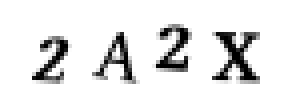
#> input picture Presentaciones/ITLASecurityFest2019/img/2A2X.png, 72 x 24 px, found by its file name (shown 4 times larger)
$ jupyter execute 'Parte 1.ipynb'   (shell and % lines are left out)
#> lines starting #> are read from the running program, lines starting #| are printed output that depends on the picture; after the words box and inside, x2 and y2 are one past the last pixel; in counts of white or black regions, pixels touching at a corner belong together
# # ITLA Security Fest
# # Pentesting Utilizando Inteligencia Artificial

El objetivo de este taller es aplicar el uso de la inteligencia artificial (Deep Learning) para resolver captchas y poder automatizar la enumeración o explotación de servicios que tengan este control de seguridad.

Esta presentación está basada en la investigación realizada por
Adam Geitgey https://medium.com/@ageitgey/how-to-break-a-captcha-system-in-15-minutes-with-machine-learning-dbebb035a710

Este ejercicio nos permitirá resolver los captchas utilizando Deep Learning.

# Introducción

El método que utilizaremos aplica para la resolver el captcha del componente "Really Simple CAPTCHA", un pluging de wordpress que es utilizado en más de un millon de paginas web.

**Nota**: Si bien es cierto que el metodo puede ser utilizado para resolver otros captchas, solamente ha sido probado para resolver imagenes de este pluging y posiblemente necesite adecuaciones para resolver otros captchas.

Para poder utilizar Deep Learning necesitaremos completar el siguiente proceso:

**1. Extraer cada letra/número de las imagenes del repositorio "Really Simple CAPTCHA"**, guardarlas para entrenar nuestro modelo.Cada imagen tiene 4 letras y/o números:

**2. Entrenar el modelo utilizando las imagenes individuales.**

**3. Utilizar el modelo para resolver captchas.**

# 1. - Extraer las Imagenes

Para entrenar nuestro modelo de deep learning, necesitamos enseñarle cómo se ve un número (1-9) y cómo se ven las letras del alfabeto (A-Z). Excluiremos el 0 y la i, ya que el programa de Really Simple Captcha no las utiliza, para evitar confusiones.

Haremos el ejercicio con una imagen para explicar el concepto y luego verificaremos todas las imagenes.

[cell 1]
# Importaremos los siguientes módulos:
import os
import os.path
import glob

# Estos modulos nos dan acceso a un grupo de funciones que nos permitirán trabajar con imagenes:
# Visualizarlas, leerlas, guardarlas, rotarlas, cambiar su tamaño y colores, etc.
import imutils
import cv2
import matplotlib.pyplot as plt
import numpy as np


CAPTCHA_IMAGE = "generated_captcha_images/2A2X.png"
OUTPUT_FOLDER = "extracted_letter_images"

[cell 2]
# Dado que el nombre del archivo contiene el texto del captcha (es decir, "2A2X.png" tiene el texto "2A2X"),
# Tomemos el nombre del archivo base como el texto
filename = os.path.basename(CAPTCHA_IMAGE)
captcha_correct_text = os.path.splitext(filename)[0]

print(filename)
print(captcha_correct_text)

[cell 3]
# Cargue la imagen y conviértala a escala de grises
image = cv2.imread(CAPTCHA_IMAGE)
#> image is the input picture: shape (24, 72, 3); min 0, max 255, mean 227.6
gray = cv2.cvtColor(image, cv2.COLOR_BGR2GRAY)

# Genera una nueva figura
plt.figure()

# Mostrar la primera imagen en la columna izquierda
plt.subplot(1,2,1)
plt.imshow(image, cmap = plt.cm.binary)
plt.title('original')

# Desactivar numeración de ejes
plt.axis('off')

# Mostrar la segunda imagen en la columna derecha
plt.subplot(1,2,2)
plt.imshow(gray, cmap = plt.cm.binary)
plt.title('gray')

# Active la numeración del eje
plt.axis('on')

# Show the figure
plt.show()
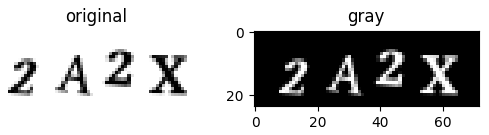
#> figure drawn by matplotlib, 2 panels

[cell 4]
# Agregue un poco de relleno adicional alrededor de la imagen
gray = cv2.copyMakeBorder(gray, 8, 8, 8, 8, cv2.BORDER_REPLICATE)
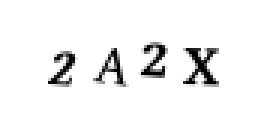
#> gray: shape (40, 88) (shown 3 times larger); min 0, max 255, mean 241.6

plt.imshow(gray, cmap = plt.cm.binary)

[cell 5]
# Umbral de la imagen (convertirla a blanco y negro puro)
thresh = cv2.threshold(gray, 0, 255, cv2.THRESH_BINARY_INV | cv2.THRESH_OTSU)[1]
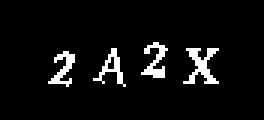
#> thresh: shape (40, 88) (shown 3 times larger); 5.7% white in thin lines or dots, all inside (x1, y1, x2, y2) = (16, 14, 73, 29)

plt.imshow(thresh, cmap = plt.cm.binary)

[cell 6]
# encontrar los contornos (manchas continuas de píxeles) de la imagen
contours = cv2.findContours(thresh.copy(), cv2.RETR_EXTERNAL, cv2.CHAIN_APPROX_SIMPLE)
#> contours = 4 contours; box (x1, y1, x2, y2) and area: (61, 16, 73, 28) 38, (31, 16, 42, 29) 28, (47, 14, 56, 26) 26, (16, 17, 25, 29) 24

# Hack para compatibilidad con diferentes versiones de OpenCV
contours = contours[1] if imutils.is_cv3() else contours[0]
print("Numero de contornos = " + str(len(contours)))
#| Numero de contornos = 4

# Ejemplo de Contorno:
img = gray.copy()
cv2.drawContours(img, contours, -1, (0,255,0), 3)
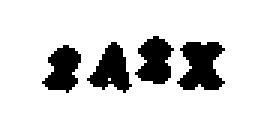
#> img: shape (40, 88) (shown 3 times larger); 83.4% white; 4 black regions, box (x1, y1, x2, y2) and area: (59, 14, 75, 30) 178, (29, 14, 44, 31) 139, (45, 12, 58, 28) 138, (14, 15, 27, 31) 130
plt.imshow(img, cmap = plt.cm.binary)

[cell 7]
# Variable para guardar las letras
letter_image_regions = []

# Ahora podemos recorrer cada uno de los cuatro contornos y extraer la letra
# dentro de cada uno
for contour in contours:
    # Obtener el rectángulo que contiene el contorno
    (x, y, w, h) = cv2.boundingRect(contour)

    # Compare el ancho y la altura del contorno para detectar letras que
    # están unidos en alguna parte
    if w / h > 1.25:
        # ¡Este contorno es demasiado ancho para ser una sola letra!
        # ¡Divídelo por la mitad en regiones de dos letras!
        half_width = int(w / 2)
        letter_image_regions.append((x, y, half_width, h))
        letter_image_regions.append((x + half_width, y, half_width, h))
    else:
        # Esta es una letra normal en sí misma
        letter_image_regions.append((x, y, w, h))
#> this loop made 4 passes
#> (x, y, w, h) on passes 1 to 4: (16, 17, 9, 12), (61, 16, 12, 12), (31, 16, 11, 13), (47, 14, 9, 12)
#> after the loop, letter_image_regions = [(16, 17, 9, 12), (61, 16, 12, 12), (31, 16, 11, 13), (47, 14, 9, 12)]

print(letter_image_regions)
#| [(16, 17, 9, 12), (61, 16, 12, 12), (31, 16, 11, 13), (47, 14, 9, 12)]

[cell 8]
count = 0

# Guardar cada letra como una sola imagen
for letter_bounding_box, letter_text in zip(letter_image_regions, captcha_correct_text):
    # Toma las coordenadas de la letra en la imagen
    x, y, w, h = letter_bounding_box

    # Extraer la letra de la imagen original con un margen de 2 píxeles alrededor del borde
    letter_image = thresh[y - 2:y + h + 2, x - 2:x + w + 2]

    # Agrupar las imagenes para mostrarlas una por una.
    plt.figure(count)
    plt.imshow(letter_image, cmap = plt.cm.binary)
    count = count + 1
#> this loop made 4 passes
#> (letter_text, x, y, w, h) on passes 1 to 4: ('2', 16, 17, 9, 12), ('A', 61, 16, 12, 12), ('2', 31, 16, 11, 13), ('X', 47, 14, 9, 12)
#> after the loop, count = 4
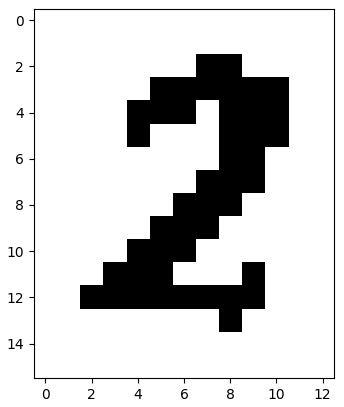
#> figure drawn by matplotlib, 1 panel
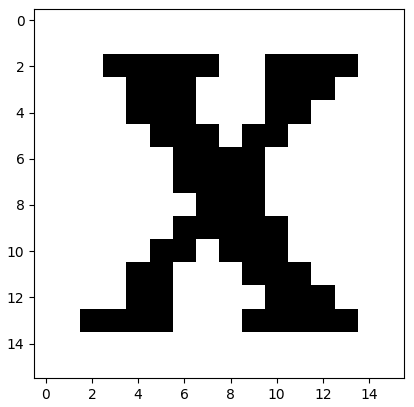
#> figure drawn by matplotlib, 1 panel
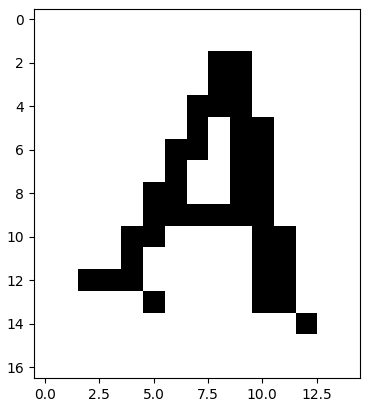
#> figure drawn by matplotlib, 1 panel
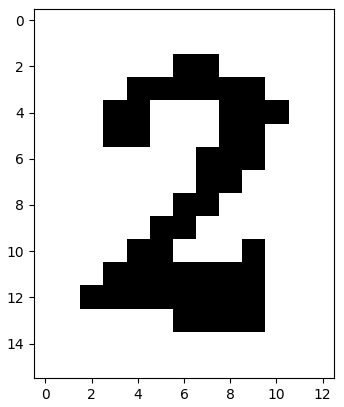
#> figure drawn by matplotlib, 1 panel
